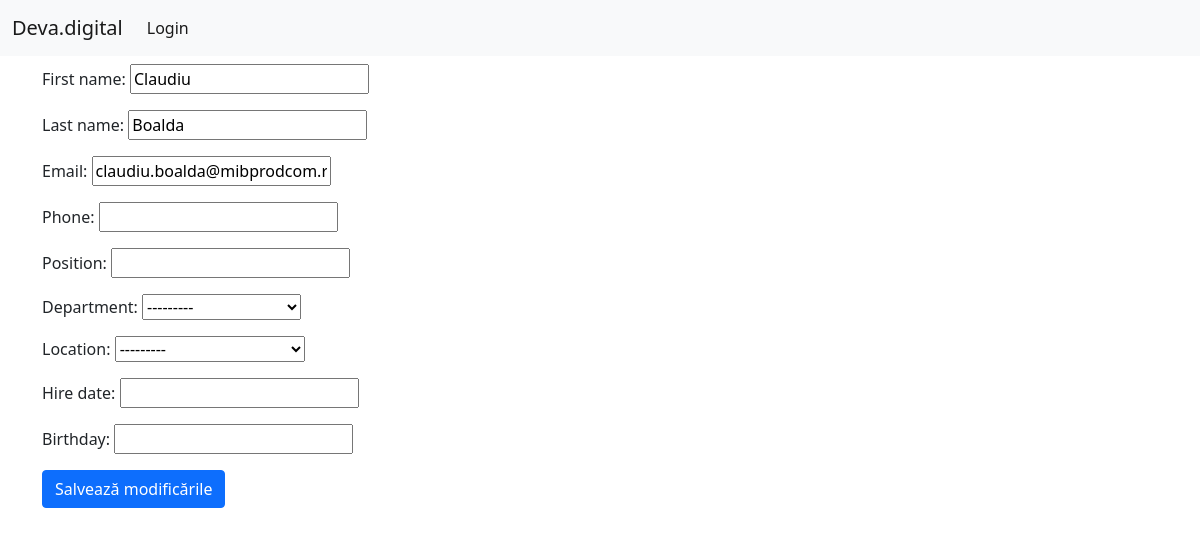
Page /users/edit_profile/6/ on the earlier database version.
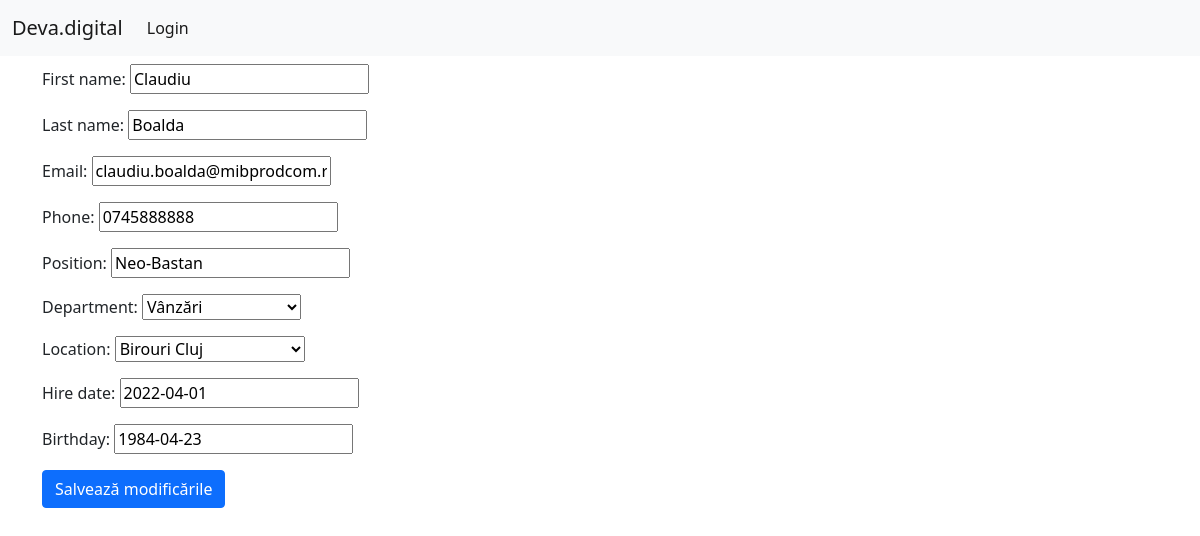
Same page on the later database version.
### users/models.py (models this page shows, shortened)
class User(AbstractUser):
	email = models.EmailField(max_length=254, unique=True)
	username = models.CharField(max_length=150, blank=True, unique=False)
	first_name = models.CharField(max_length=254, blank=True)
	last_name = models.CharField(max_length=254, blank=True)
	phone = models.CharField(blank=True, max_length=30)
	hire_date = models.DateField(blank=True, null=True)
	position = models.CharField(max_length=150, blank=True)
	department = models.ForeignKey(Department, blank=True, null=True, on_delete=models.SET_NULL)
	location = models.ForeignKey(Location, blank=True, null=True, on_delete=models.SET_NULL)
	birthday = models.DateField(blank=True, null=True)
	USERNAME_FIELD = 'email'
	EMAIL_FIELD = 'email'
	REQUIRED_FIELDS = []
	objects = CustUserManager()
	class Meta:
		verbose_name = "utilizator"
		verbose_name_plural = "utilizatori"

### users/views.py (the view)
# urls.py: path('edit_profile/<int:user_id>/', views.edit_profile, name='edit_profile'),
def edit_profile(request, user_id):
	profile = User.objects.get(id=user_id)
	if request.method == 'POST':
		form = UserForm(instance=profile, data=request.POST)
		if form.is_valid():
			form.save()
			return redirect('users:profile', user_id=user_id)
		else:
			print(form.errors)
	else:
		form = UserForm(instance=profile)
	context = {"profile": profile, "form": form}
	return render(request, 'edit_profile.html', context)

### users/forms.py
class UserForm(forms.ModelForm):
	class Meta:
		model = User
		fields = ["first_name", "last_name", "email", 'phone', 'position', 'department', 'location', 'hire_date', 'birthday']

### users/models.py (called while the page is built)
	def __str__(self):
		return self.name

	def __str__(self):
		return self.name

### users/templates/edit_profile.html (shortened to what this page needs)
{% extends "sales/base.html" %}
{% block content %}
<section class="container">
	<form action="{% url 'users:edit_profile' user.id %}" method='post' class="form">
			{{ form.as_p }}
			<button type="submit" class="btn btn-primary" >Salvează modificările</button>
	</form>
</section>
{% endblock content %}

Differences in the rows shown:
changed User "Claudiu": phone (not shown) → "0745888888"; position (not shown) → "Neo-Bastan"; department "---------" → "Vânzări"; location "---------" → "Birouri Cluj"; hire_date (not shown) → "2022-04-01"; birthday (not shown) → "1984-04-23"
